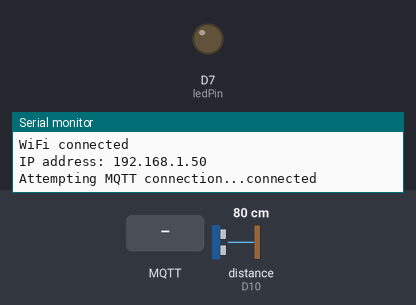
Simulated run of this sketch. Board: Arduino Nano 33 IoT. Parts: output pins drawn as LEDs (lit = HIGH), the last lines printed to the serial monitor. Wiring (inferred from the names in the program): ultrasonic range finder: trigger D9; echo D10. Dashed ring = blinking. Inputs (shaded band) come from the test bench; at power-on: distance to the obstacle (sensor on D10) 80 cm. The echo pulse lasts 58.3 µs per cm; WiFi joins after 1.5 s; servers stay silent unless stated; no MQTT or app messages arrive unless stated; pins used as bus, display or sensor lines are not drawn.

Above: at 2.7 s.
2.8 s: MQTT message "wave" arrives on the first subscribed topic
At 3.0 s:
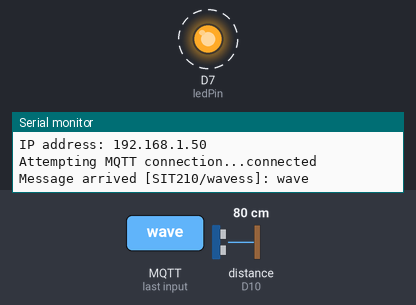
7.3 s: MQTT message "pat" arrives on the first subscribed topic
At 9.7 s:
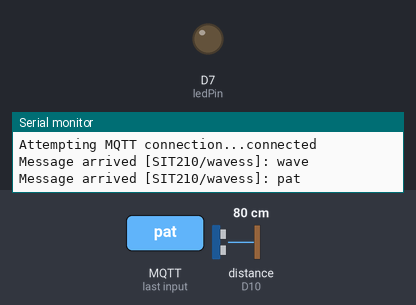
Timing chart, 0 to 11.2 s (numbered marks = the images above; inputs shaded):
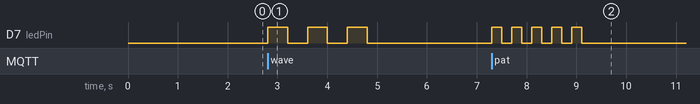

The sketch:

task3d.ino
```cpp
#include <WiFiNINA.h>
#include <PubSubClient.h>

// ----------- WiFi Setup -----------
char ssid[] = "arsh";       // your WiFi SSID
char pass[] = "12345678";   // your WiFi password

// ----------- MQTT Setup -----------
const char* mqtt_server = "broker.emqx.io";
const int mqtt_port = 1883;
const char* topic = "SIT210/wavess";

WiFiClient wifiClient;
PubSubClient client(wifiClient);

// ----------- Hardware Pins -----------
const int trigPin = 9;
const int echoPin = 10;
const int ledPin  = 7;

// ----------- Variables -----------
long duration;
int distance;
unsigned long lastPublish = 0;
const int thresholdDistance = 20; // cm

// ----------- WiFi Connect -----------
void setup_wifi() {
  delay(10);
  Serial.println("Connecting to WiFi...");
  WiFi.begin(ssid, pass);

  while (WiFi.status() != WL_CONNECTED) {
    delay(1000);
    Serial.print(".");
  }

  Serial.println("\nWiFi connected");
  Serial.print("IP address: ");
  Serial.println(WiFi.localIP());
}

// ----------- MQTT Callback -----------
void callback(char* topic, byte* payload, unsigned int length) {
  Serial.print("Message arrived [");
  Serial.print(topic);
  Serial.print("]: ");

  String message;
  for (int i = 0; i < length; i++) {
    message += (char)payload[i];
  }
  Serial.println(message);

  if (message.indexOf("wave") >= 0) {
    flashLED(3, 400);   // 3 times, 500ms
  } else if (message.indexOf("pat") >= 0) {
    flashLED(5, 200);   // 5 times, fast
  }
}

// ----------- MQTT Reconnect -----------
void reconnect() {
  while (!client.connected()) {
    Serial.print("Attempting MQTT connection...");
    if (client.connect("ArduinoNano33IoT")) {
      Serial.println("connected");
      client.subscribe(topic);
    } else {
      Serial.print("failed, rc=");
      Serial.print(client.state());
      Serial.println(" try again in 5 seconds");
      delay(5000);
    }
  }
}

// ----------- LED Flash Function -----------
void flashLED(int times, int delayTime) {
  for (int i = 0; i < times; i++) {
    digitalWrite(ledPin, HIGH);
    delay(delayTime);
    digitalWrite(ledPin, LOW);
    delay(delayTime);
  }
}

// ----------- Ultrasonic Distance -----------
int getDistance() {
  digitalWrite(trigPin, LOW);
  delayMicroseconds(2);
  digitalWrite(trigPin, HIGH);
  delayMicroseconds(10);
  digitalWrite(trigPin, LOW);

  duration = pulseIn(echoPin, HIGH);
  distance = duration * 0.034 / 2; // cm

  return distance;   // ✅ return so loop() can use it
}


// ----------- Setup -----------
void setup() {
  Serial.begin(9600);
  pinMode(trigPin, OUTPUT);
  pinMode(echoPin, INPUT);
  pinMode(ledPin, OUTPUT);

  setup_wifi();
  client.setServer(mqtt_server, mqtt_port);
  client.setCallback(callback);
}

// ----------- Loop -----------
void loop() {
  if (!client.connected()) {
    reconnect();
  }
  client.loop();

  int dist = getDistance();
  if (dist > 0 && dist < thresholdDistance) {
    unsigned long now = millis();
    if (now - lastPublish > 3000) { // prevent spamming
      String message = "wave:Harman";
      client.publish(topic, message.c_str());
      Serial.print("Published: ");
      Serial.println(message);
      lastPublish = now;
    }
  }
}
```

Measured:
- after the input at 2.8 s, D7 (ledPin): alternates HIGH for 0.40 s and LOW for 0.40 s, 6 changes in all, then stays LOW, starting at once
- after the input at 7.3 s, D7 (ledPin): alternates HIGH for 0.20 s and LOW for 0.20 s, 10 changes in all, then stays LOW, starting at once
